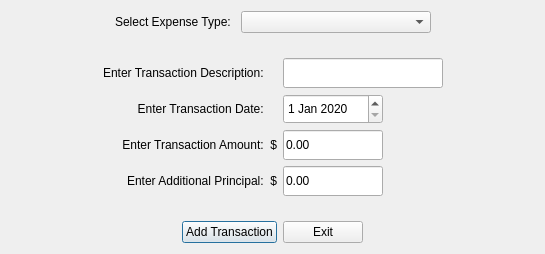
<?xml version="1.0" encoding="UTF-8"?>
<ui version="4.0">
 <class>AddExpenseTransactionDialog</class>
 <widget class="QDialog" name="AddExpenseTransactionDialog">
  <property name="windowModality">
   <enum>Qt::ApplicationModal</enum>
  </property>
  <property name="geometry">
   <rect>
    <x>0</x>
    <y>0</y>
    <width>545</width>
    <height>254</height>
   </rect>
  </property>
  <property name="windowTitle">
   <string>Add Expense Transaction</string>
  </property>
  <property name="modal">
   <bool>true</bool>
  </property>
  <layout class="QVBoxLayout" name="verticalLayout_2">
   <item>
    <layout class="QHBoxLayout" name="horizontalLayout_2">
     <item>
      <spacer name="horizontalSpacer_3">
       <property name="orientation">
        <enum>Qt::Horizontal</enum>
       </property>
       <property name="sizeHint" stdset="0">
        <size>
         <width>40</width>
         <height>20</height>
        </size>
       </property>
      </spacer>
     </item>
     <item>
      <widget class="QLabel" name="label">
       <property name="text">
        <string>Select Expense Type: </string>
       </property>
      </widget>
     </item>
     <item>
      <widget class="QComboBox" name="comboBoxExpenseType">
       <property name="layoutDirection">
        <enum>Qt::LeftToRight</enum>
       </property>
       <property name="currentText">
        <string/>
       </property>
       <property name="sizeAdjustPolicy">
        <enum>QComboBox::AdjustToContents</enum>
       </property>
       <property name="minimumContentsLength">
        <number>20</number>
       </property>
      </widget>
     </item>
     <item>
      <spacer name="horizontalSpacer_4">
       <property name="orientation">
        <enum>Qt::Horizontal</enum>
       </property>
       <property name="sizeHint" stdset="0">
        <size>
         <width>40</width>
         <height>20</height>
        </size>
       </property>
      </spacer>
     </item>
    </layout>
   </item>
   <item>
    <spacer name="verticalSpacer_2">
     <property name="orientation">
      <enum>Qt::Vertical</enum>
     </property>
     <property name="sizeHint" stdset="0">
      <size>
       <width>20</width>
       <height>40</height>
      </size>
     </property>
    </spacer>
   </item>
   <item>
    <layout class="QGridLayout" name="gridLayout">
     <item row="1" column="1">
      <widget class="QLabel" name="label_2">
       <property name="text">
        <string>Enter Transaction Date:    </string>
       </property>
       <property name="alignment">
        <set>Qt::AlignRight|Qt::AlignTrailing|Qt::AlignVCenter</set>
       </property>
      </widget>
     </item>
     <item row="1" column="2">
      <widget class="QDateEdit" name="dateEditTransaction">
       <property name="minimumSize">
        <size>
         <width>100</width>
         <height>30</height>
        </size>
       </property>
       <property name="maximumSize">
        <size>
         <width>100</width>
         <height>30</height>
        </size>
       </property>
       <property name="date">
        <date>
         <year>2020</year>
         <month>1</month>
         <day>1</day>
        </date>
       </property>
      </widget>
     </item>
     <item row="3" column="2">
      <widget class="QLineEdit" name="lineEditAdditionalPrincipalAmount">
       <property name="minimumSize">
        <size>
         <width>100</width>
         <height>30</height>
        </size>
       </property>
       <property name="maximumSize">
        <size>
         <width>100</width>
         <height>30</height>
        </size>
       </property>
       <property name="text">
        <string>0.00</string>
       </property>
      </widget>
     </item>
     <item row="3" column="1">
      <widget class="QLabel" name="label_5">
       <property name="text">
        <string>Enter Additional Principal:  $</string>
       </property>
       <property name="alignment">
        <set>Qt::AlignRight|Qt::AlignTrailing|Qt::AlignVCenter</set>
       </property>
      </widget>
     </item>
     <item row="2" column="2">
      <widget class="QLineEdit" name="lineEditTransactionAmount">
       <property name="minimumSize">
        <size>
         <width>100</width>
         <height>30</height>
        </size>
       </property>
       <property name="maximumSize">
        <size>
         <width>100</width>
         <height>30</height>
        </size>
       </property>
       <property name="text">
        <string>0.00</string>
       </property>
       <property name="maxLength">
        <number>10</number>
       </property>
      </widget>
     </item>
     <item row="1" column="3">
      <spacer name="horizontalSpacer_6">
       <property name="orientation">
        <enum>Qt::Horizontal</enum>
       </property>
       <property name="sizeHint" stdset="0">
        <size>
         <width>40</width>
         <height>20</height>
        </size>
       </property>
      </spacer>
     </item>
     <item row="3" column="3">
      <spacer name="horizontalSpacer_8">
       <property name="orientation">
        <enum>Qt::Horizontal</enum>
       </property>
       <property name="sizeHint" stdset="0">
        <size>
         <width>40</width>
         <height>20</height>
        </size>
       </property>
      </spacer>
     </item>
     <item row="3" column="0">
      <spacer name="horizontalSpacer_7">
       <property name="orientation">
        <enum>Qt::Horizontal</enum>
       </property>
       <property name="sizeHint" stdset="0">
        <size>
         <width>40</width>
         <height>20</height>
        </size>
       </property>
      </spacer>
     </item>
     <item row="1" column="0">
      <spacer name="horizontalSpacer_5">
       <property name="orientation">
        <enum>Qt::Horizontal</enum>
       </property>
       <property name="sizeHint" stdset="0">
        <size>
         <width>40</width>
         <height>20</height>
        </size>
       </property>
      </spacer>
     </item>
     <item row="2" column="1">
      <widget class="QLabel" name="label_3">
       <property name="text">
        <string>Enter Transaction Amount:  $</string>
       </property>
       <property name="alignment">
        <set>Qt::AlignRight|Qt::AlignTrailing|Qt::AlignVCenter</set>
       </property>
      </widget>
     </item>
     <item row="2" column="3">
      <spacer name="horizontalSpacer_12">
       <property name="orientation">
        <enum>Qt::Horizontal</enum>
       </property>
       <property name="sizeHint" stdset="0">
        <size>
         <width>40</width>
         <height>20</height>
        </size>
       </property>
      </spacer>
     </item>
     <item row="2" column="0">
      <spacer name="horizontalSpacer_11">
       <property name="orientation">
        <enum>Qt::Horizontal</enum>
       </property>
       <property name="sizeHint" stdset="0">
        <size>
         <width>40</width>
         <height>20</height>
        </size>
       </property>
      </spacer>
     </item>
     <item row="0" column="1">
      <widget class="QLabel" name="label_4">
       <property name="text">
        <string>Enter Transaction Description:    </string>
       </property>
      </widget>
     </item>
     <item row="0" column="0">
      <spacer name="horizontalSpacer_9">
       <property name="orientation">
        <enum>Qt::Horizontal</enum>
       </property>
       <property name="sizeHint" stdset="0">
        <size>
         <width>40</width>
         <height>20</height>
        </size>
       </property>
      </spacer>
     </item>
     <item row="0" column="3">
      <spacer name="horizontalSpacer_10">
       <property name="orientation">
        <enum>Qt::Horizontal</enum>
       </property>
       <property name="sizeHint" stdset="0">
        <size>
         <width>40</width>
         <height>20</height>
        </size>
       </property>
      </spacer>
     </item>
     <item row="0" column="2">
      <widget class="QLineEdit" name="lineEditDescription">
       <property name="minimumSize">
        <size>
         <width>160</width>
         <height>30</height>
        </size>
       </property>
       <property name="maximumSize">
        <size>
         <width>160</width>
         <height>30</height>
        </size>
       </property>
      </widget>
     </item>
    </layout>
   </item>
   <item>
    <spacer name="verticalSpacer">
     <property name="orientation">
      <enum>Qt::Vertical</enum>
     </property>
     <property name="sizeHint" stdset="0">
      <size>
       <width>20</width>
       <height>40</height>
      </size>
     </property>
    </spacer>
   </item>
   <item>
    <layout class="QHBoxLayout" name="horizontalLayout">
     <item>
      <spacer name="horizontalSpacer">
       <property name="orientation">
        <enum>Qt::Horizontal</enum>
       </property>
       <property name="sizeHint" stdset="0">
        <size>
         <width>40</width>
         <height>20</height>
        </size>
       </property>
      </spacer>
     </item>
     <item>
      <widget class="QPushButton" name="pushButtonAddTransaction">
       <property name="text">
        <string>Add Transaction</string>
       </property>
      </widget>
     </item>
     <item>
      <widget class="QPushButton" name="pushButtonExit">
       <property name="text">
        <string>Exit</string>
       </property>
      </widget>
     </item>
     <item>
      <spacer name="horizontalSpacer_2">
       <property name="orientation">
        <enum>Qt::Horizontal</enum>
       </property>
       <property name="sizeHint" stdset="0">
        <size>
         <width>40</width>
         <height>20</height>
        </size>
       </property>
      </spacer>
     </item>
    </layout>
   </item>
  </layout>
 </widget>
 <resources/>
 <connections/>
</ui>
